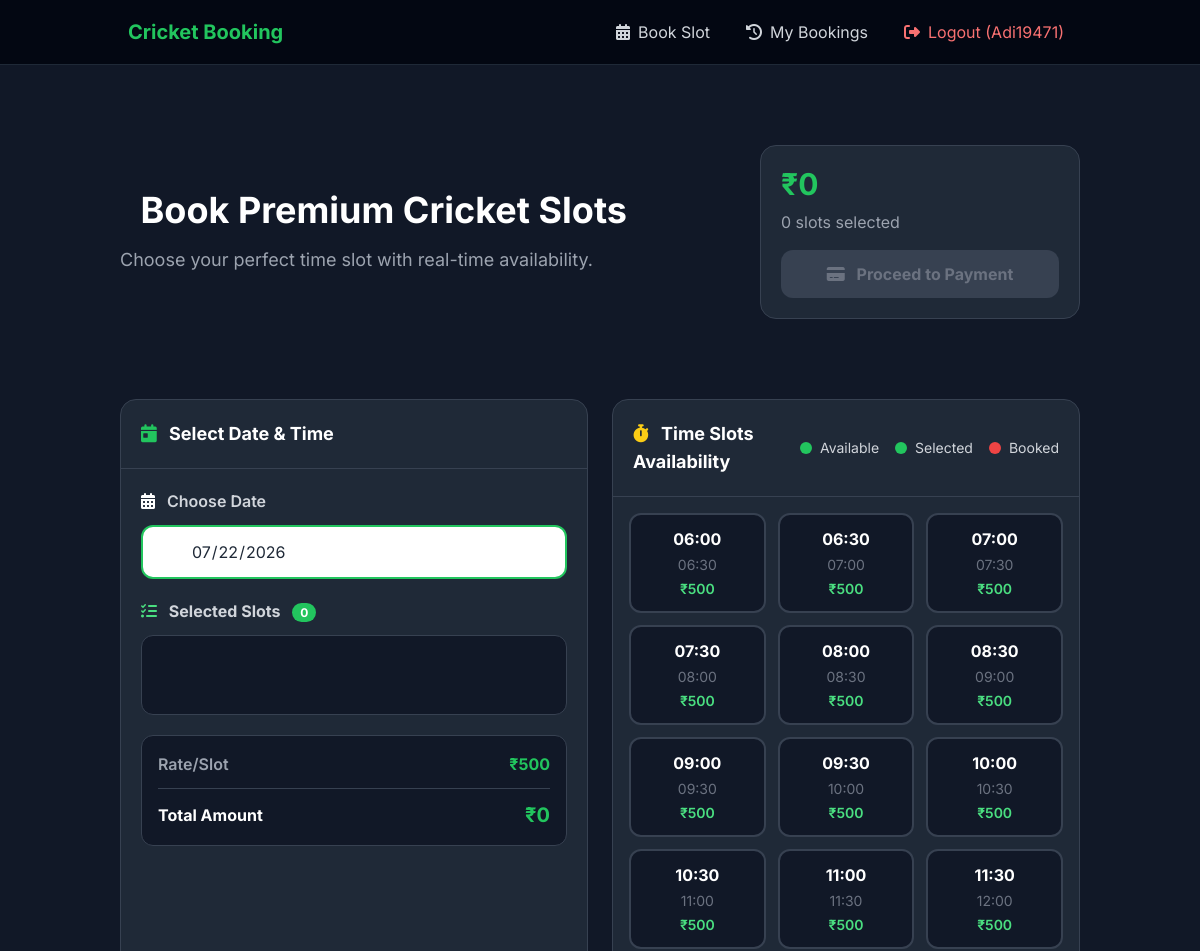
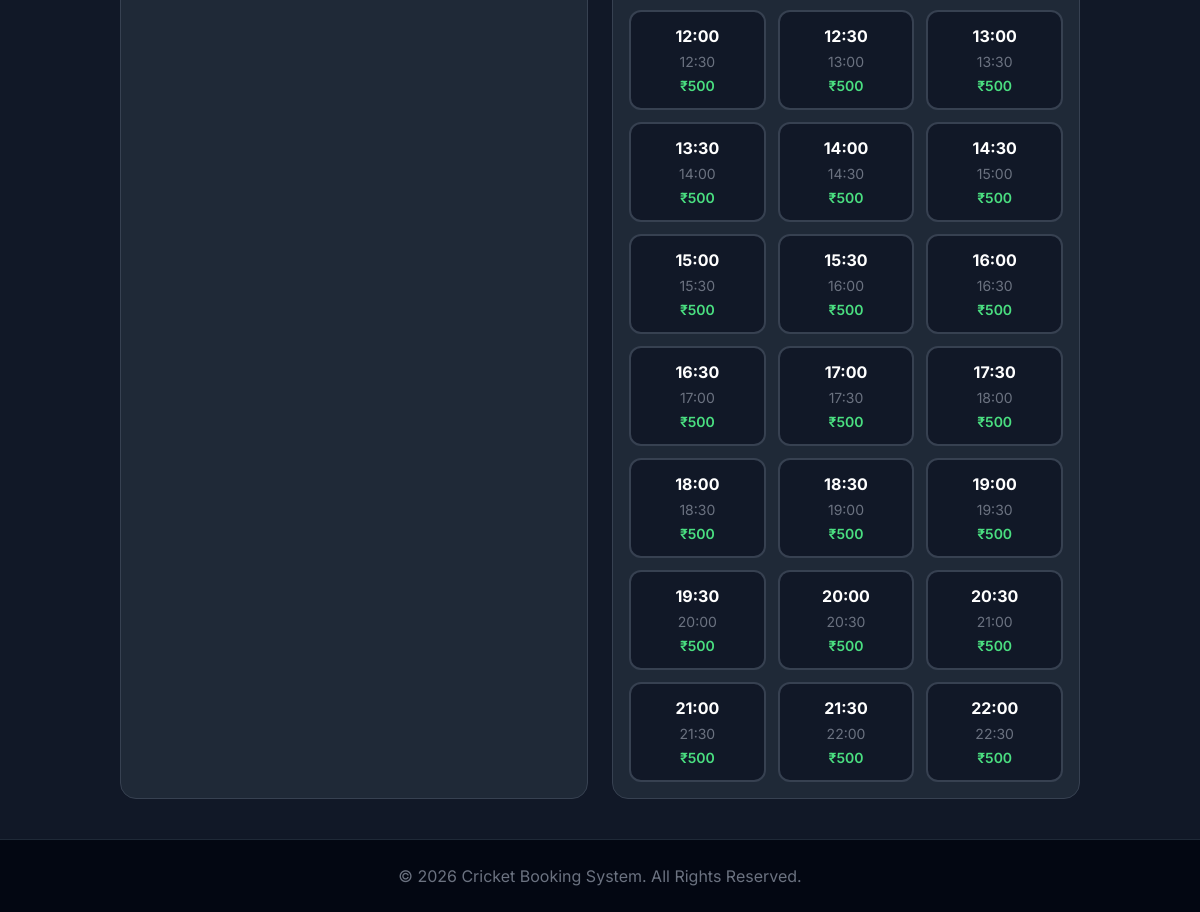
Screenshot of / (signed in) with the database file from the repository (2 pictures, top to bottom).
### booking/models.py (models this page shows, shortened)
class TimeSlot(models.Model):
    start_time = models.TimeField()
    end_time = models.TimeField()

### booking/views.py (the view)
# urls.py: path('', views.home, name="home"),
@login_required
def home(request):
    slots = TimeSlot.objects.all()
    today = request.GET.get('today', None)
    return render(request, "index.html", {"slots": slots, "today": today})

### booking/templates/index.html (shortened to what this page needs)
{% extends 'base.html' %}
{% block content %}
<section class="py-6 lg:py-10 mb-6 lg:mb-10">
    <div class="flex flex-col lg:flex-row lg:items-center gap-6">
        <div class="flex-1">
            <h3 class="text-2xl md:text-3xl lg:text-4xl font-bold text-white mb-4">
                Book Premium Cricket Slots
            </h3>
            <p class="text-lg text-gray-400">
                Choose your perfect time slot with real-time availability.
            </p>
        </div>
        <div class="lg:w-80">
            <div class="p-5 rounded-2xl bg-gray-800 border border-gray-700 sticky top-24">
                <div class="text-3xl font-bold text-primary mb-2" id="total-price">₹0</div>
                <div class="text-gray-400 mb-4" id="slot-count">0 slots selected</div>
                <button id="proceed-payment" class="w-full py-3 rounded-xl bg-gray-700 text-gray-500 font-bold cursor-not-allowed" disabled>
                    <i class="fas fa-credit-card mr-2"></i> Proceed to Payment
                </button>
            </div>
        </div>
    </div>
</section>
<div class="flex flex-col lg:flex-row gap-6">
    <div class="lg:w-full xl:w-1/3">
        <div class="bg-gray-800 rounded-2xl border border-gray-700 h-full mb-6">
            <div class="p-5 border-b border-gray-700">
                <h5 class="text-lg font-bold text-white">
                    <i class="fas fa-calendar-day text-primary mr-2"></i>
                    Select Date & Time
                </h5>
            </div>
            <div class="p-5">
<div class="mb-5">
                    <label class="block font-semibold text-gray-300 mb-3">
                        <i class="fas fa-calendar-alt text-white mr-2"></i> Choose Date
                    </label>
                    <div class="relative">
                        <input type="date" id="booking-date" class="w-full px-4 py-3 pl-12 rounded-xl bg-gray-900 border border-gray-700 text-white focus:outline-none focus:border-primary transition-all" required>
                        <i class="fas fa-calendar-alt absolute left-4 top-1/2 transform -translate-y-1/2 text-white"></i>
                    </div>
                </div>
                <div class="mb-5">
                    <h6 class="font-bold text-gray-300 mb-3">
                        <i class="fas fa-list-check text-green-400 mr-2"></i>
                        Selected Slots <span class="ml-2 px-2 py-0.5 rounded-full bg-primary text-white text-xs">{{ selectedSlots|length }}</span>
                    </h6>
                    <div id="selected-slots-list" class="min-h-20 p-3 rounded-xl bg-gray-900 border border-gray-700 flex flex-wrap gap-2"></div>
                </div>
                <div class="p-4 rounded-xl bg-gray-900 border border-gray-700">
                    <div class="flex justify-between mb-3">
                        <span class="text-gray-400 font-semibold">Rate/Slot</span>
                        <span class="text-primary font-bold">₹500</span>
                    </div>
                    <div class="border-t border-gray-700 pt-3">
                        <div class="flex justify-between items-center">
                            <span class="font-bold text-white">Total Amount</span>
                            <span class="text-xl font-bold text-primary" id="total-amount">₹0</span>
                        </div>
                    </div>
                </div>
            </div>
        </div>
    </div>
    <div class="lg:w-full xl:w-2/3">
        <div class="bg-gray-800 rounded-2xl border border-gray-700 h-full">
            <div class="p-5 border-b border-gray-700">
                <div class="flex flex-col sm:flex-row sm:items-center justify-between gap-3">
                    <h5 class="text-lg font-bold text-white">
                        <i class="fas fa-stopwatch text-yellow-400 mr-2"></i>
                        Time Slots Availability
                    </h5>
                    <div class="flex items-center gap-4 text-sm">
                        <span class="flex items-center gap-2">
                            <span class="w-3 h-3 rounded-full bg-green-500"></span> Available
                        </span>
                        <span class="flex items-center gap-2">
                            <span class="w-3 h-3 rounded-full bg-primary"></span> Selected
                        </span>
                        <span class="flex items-center gap-2">
                            <span class="w-3 h-3 rounded-full bg-red-500"></span> Booked
                        </span>
                    </div>
                </div>
            </div>
            <div class="p-4">
<div class="grid grid-cols-3 sm:grid-cols-3 md:grid-cols-4 lg:grid-cols-3 xl:grid-cols-4 gap-2 sm:gap-3" id="slots-grid">
                    {% for slot in slots %}
                    <div class="slot-box cursor-pointer rounded-lg sm:rounded-xl p-2 sm:p-3 border-2 border-gray-700 bg-gray-900 hover:border-primary hover:scale-105 transition-all text-center"
                         data-slot-id="{{ slot.id }}"
                         data-price="500"
                         data-start="{{ slot.start_time|time:'H:i' }}"
                         data-end="{{ slot.end_time|time:'H:i' }}">
                        <div class="font-bold text-white mb-1">{{ slot.start_time|time:"H:i" }}</div>
                        <div class="text-gray-500 text-sm mb-1">{{ slot.end_time|time:"H:i" }}</div>
<div class="text-green-400 font-semibold text-xs sm:text-sm">₹500</div>
                    </div>
                    {% empty %}
                    <div class="col-span-full text-center py-12">
                        <i class="fas fa-calendar-times text-5xl mb-4 text-gray-600"></i>
                        <h5 class="text-gray-400">No slots for this date</h5>
                    </div>
                    {% endfor %}
                </div>
            </div>
        </div>
    </div>
</div>
{% endblock %}

### booking/templates/base.html (shortened to what this page needs)
<!DOCTYPE html>
{% load static %}
<html lang="en">
<head>
    <script src="https://cdn.tailwindcss.com"></script>
    <link href="https://cdnjs.cloudflare.com/ajax/libs/font-awesome/6.6.0/css/all.min.css" rel="stylesheet">
    <link href="{% static 'booking/modern-ui.css' %}" rel="stylesheet">
</head>
<body class="flex flex-col min-h-screen bg-gray-900 text-gray-300">
    <nav class="sticky top-0 z-50 bg-gray-950 border-b border-gray-800">
        <div class="container mx-auto px-4 sm:px-6 lg:px-8">
            <div class="flex items-center justify-between h-16">
                <a href="{% url 'home' %}" class="flex items-center gap-2">
                    <span class="text-xl font-bold text-primary hidden sm:block">Cricket Booking</span>
                </a>
                <div class="hidden md:flex items-center gap-1">
                    {% if user.is_authenticated %}
                        <a href="{% url 'home' %}" class="px-4 py-2 rounded-lg hover:bg-gray-800 hover:text-primary transition-all">
                            <i class="fas fa-calendar-alt mr-2"></i>Book Slot
                        </a>
                        <a href="{% url 'history' %}" class="px-4 py-2 rounded-lg hover:bg-gray-800 hover:text-primary transition-all">
                            <i class="fas fa-history mr-2"></i>My Bookings
                        </a>
                        <a href="{% url 'logout' %}" class="px-4 py-2 rounded-lg hover:bg-gray-800 hover:text-red-500 transition-all text-red-400">
                            <i class="fas fa-sign-out-alt mr-2"></i>Logout ({{ user.username }})
                        </a>
                    {% endif %}
                </div>
            </div>
        </div>
    </nav>
    <main class="flex-grow container mx-auto px-4 sm:px-6 lg:px-8 py-6 lg:py-10">
        {% block content %}{% endblock %}
    </main>
    <footer class="mt-auto py-6 border-t border-gray-800 bg-gray-950">
        <div class="container mx-auto px-4 text-center">
            <p class="text-gray-500">&copy; 2026 Cricket Booking System. All Rights Reserved.</p>
        </div>
    </footer>
</body>
</html>

### booking/static/booking/modern-ui.css (style rules this page uses)
:root { --primary: #22c55e; --primary-dark: #16a34a; --bg-main: #0b1220; --bg-section: #111827; --card-bg: #ffffff; --text-dark: #0f172a; --text-light: #64748b; }
body { font-family: 'Inter', sans-serif; }
.container { max-width: 1280px; }
input[type="date"] { background-color: #ffffff !important; color: #1f2937 !important; border: 2px solid #22c55e !important; cursor: pointer; }
.slot-box { padding: 12px; border-radius: 12px; text-align: center; background: #1e293b; border: 2px solid #334155; cursor: pointer; transition: all 0.2s; }

### rows the page displays
TimeSlot: start_time "06:00", end_time "06:30"
TimeSlot: start_time "06:30", end_time "07:00"
TimeSlot: start_time "07:00", end_time "07:30"
TimeSlot: start_time "07:30", end_time "08:00"
TimeSlot: start_time "08:00", end_time "08:30"
TimeSlot: start_time "08:30", end_time "09:00"
TimeSlot: start_time "09:00", end_time "09:30"
TimeSlot: start_time "09:30", end_time "10:00"
TimeSlot: start_time "10:00", end_time "10:30"
TimeSlot: start_time "10:30", end_time "11:00"
TimeSlot: start_time "11:00", end_time "11:30"
TimeSlot: start_time "11:30", end_time "12:00"
TimeSlot: start_time "12:00", end_time "12:30"
TimeSlot: start_time "12:30", end_time "13:00"
TimeSlot: start_time "13:00", end_time "13:30"
TimeSlot: start_time "13:30", end_time "14:00"
TimeSlot: start_time "14:00", end_time "14:30"
TimeSlot: start_time "14:30", end_time "15:00"
TimeSlot: start_time "15:00", end_time "15:30"
TimeSlot: start_time "15:30", end_time "16:00"
TimeSlot: start_time "16:00", end_time "16:30"
TimeSlot: start_time "16:30", end_time "17:00"
TimeSlot: start_time "17:00", end_time "17:30"
TimeSlot: start_time "17:30", end_time "18:00"
TimeSlot: start_time "18:00", end_time "18:30"
TimeSlot: start_time "18:30", end_time "19:00"
TimeSlot: start_time "19:00", end_time "19:30"
TimeSlot: start_time "19:30", end_time "20:00"
TimeSlot: start_time "20:00", end_time "20:30"
TimeSlot: start_time "20:30", end_time "21:00"
TimeSlot: start_time "21:00", end_time "21:30"
TimeSlot: start_time "21:30", end_time "22:00"
TimeSlot: start_time "22:00", end_time "22:30"

### other values shown
{{ user.username }} "Adi19471"
{{ selectedSlots|length }} "0"
